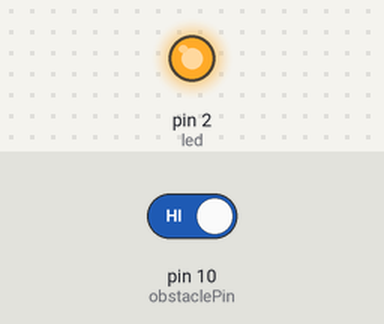
Simulated run of this sketch. Board: Arduino Uno, built with avr-gcc and run on an emulated ATmega328P. On the bench: output pins drawn as LEDs (lit = HIGH). Inputs (shaded band) come from the test bench; at power-on: pin 10 (obstaclePin) HIGH.

Above: at 1.2 s.
1.3 s: pin 10 (obstaclePin) driven LOW
At 2.1 s:
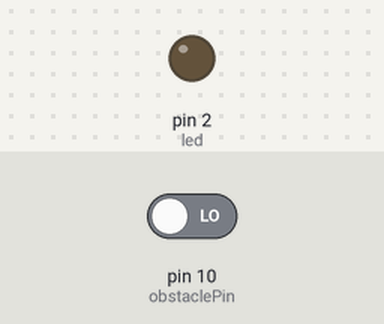
2.9 s: pin 10 (obstaclePin) driven HIGH
At 3.3 s:
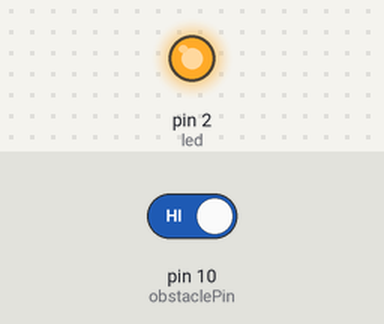
Timing chart, 0 to 5.9 s (numbered marks = the images above; inputs shaded):
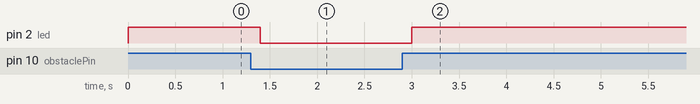

The sketch:

pump.ino
```cpp
int led = 2;
int obstaclePin = 10;
int hasObstacle = LOW;

void setup() {
  // put your setup code here, to run once:
  pinMode(led, OUTPUT);
  pinMode(obstaclePin, INPUT);
  Serial.begin(9600);
}

void loop() {
  // put your main code here, to run repeatedly:
  hasObstacle = digitalRead(obstaclePin);

  digitalWrite(led, hasObstacle);

  delay(200);

}
```

Measured:
- after the input at 1.3 s, pin 2 (led): HIGH → LOW after 0.10 s
- after the input at 2.9 s, pin 2 (led): LOW → HIGH after 0.10 s
